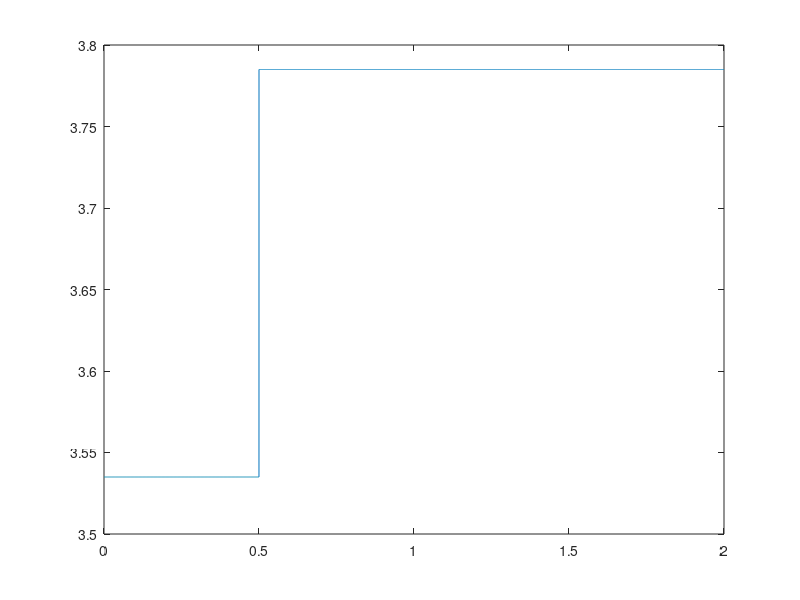

This chart was generated by the following MATLAB code:
Vi = 3.535;
Vf = 3.785;

t = 0:0.0001:2;

% p1 = 0.008391063263791;
% p2 = 0.029646566281119;
% p3 = 0.021355097710248;


p1 = 0.000839106326379128;
p2 = 0.00296465662811186;
p3 = 0.00213550977102477;


tau = p1*(Vf-Vi)^2 + p2*(Vf-Vi)+p3;

ti = 0.5;

for i = 1:length(t)
    if t(i) >= ti
      v(i) = Vf - (Vf - Vi)*exp((-t(i)-ti)/tau);
    else
        v(i) = Vi;
    end
end




plot(t, v);
% p1*(x^2)+p2*x+p3



